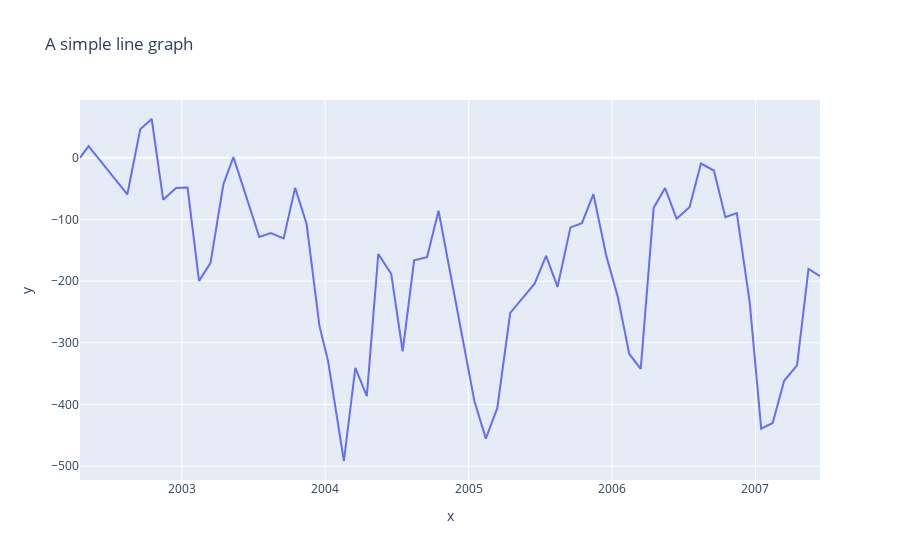

Source (notebook cell):
### Code cell
import plotly_express as px
 
x = [2002.29,2002.35,2002.62,2002.71,2002.79,2002.87,2002.96,2003.04,2003.12,2003.20,2003.29,2003.36,2003.54,2003.62,2003.71,2003.79,2003.87,2003.96,2004.02,2004.13,2004.21,2004.29,2004.37,2004.46,2004.54,2004.62,2004.71,2004.79,2005.04,2005.12,2005.20,2005.29,2005.37,2005.46,2005.54,2005.62,2005.71,2005.79,2005.87,2005.96,2006.04,2006.12,2006.20,2006.29,2006.37,2006.45,2006.54,2006.62,2006.71,2006.79,2006.87,2006.96,2007.04,2007.12,2007.20,2007.29,2007.37,2007.45]
y = [0.00,19.02,-59.43,46.27,62.90,-68.00,-49.00,-48.29,-199.62,-170.76,-42.88,1.05,-128.36,-122.22,-130.73,-48.75,-107.35,-272.94,-329.90,-491.64,-340.66,-386.49,-156.28,-188.02,-313.69,-166.32,-161.14,-85.97,-394.29,-455.33,-405.60,-251.58,-229.14,-204.03,-159.10,-209.23,-112.87,-105.97,-59.06,-159.06,-225.10,-318.11,-183.21-158.94,-81.25,-49.15,-98.92,-80,-9.36,-20.66,-96.38,-89.60,-234.79,-439.29,-429.92,-361.51,-336.63,-180.11,-191.91]
fig = px.line( x = x ,
              y = y,
              title = 'A simple line graph')
fig.show()
